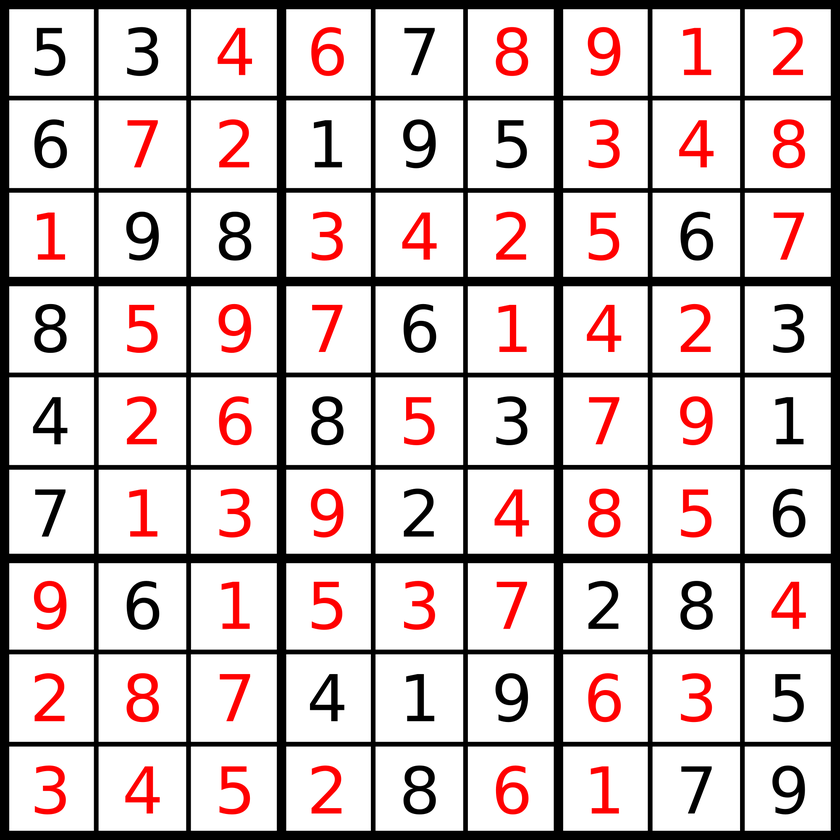
#> input picture Python OpenMP-Image Processsing Project/Jaggu/sudoku.png, 840 x 840 px, shrunk from 2000 x 2000 before the run
$ python houghlines.py
#> lines starting #> are read from the running program, lines starting #| are printed output that depends on the picture; after the words box and inside, x2 and y2 are one past the last pixel; in counts of white or black regions, pixels touching at a corner belong together
import cv2
import numpy as np

img = cv2.imread('sudoku.png')
#> img is the input picture: shape (840, 840, 3); mean B, G, R 199.1, 199.1, 210
gray = cv2.cvtColor(img,cv2.COLOR_BGR2GRAY)
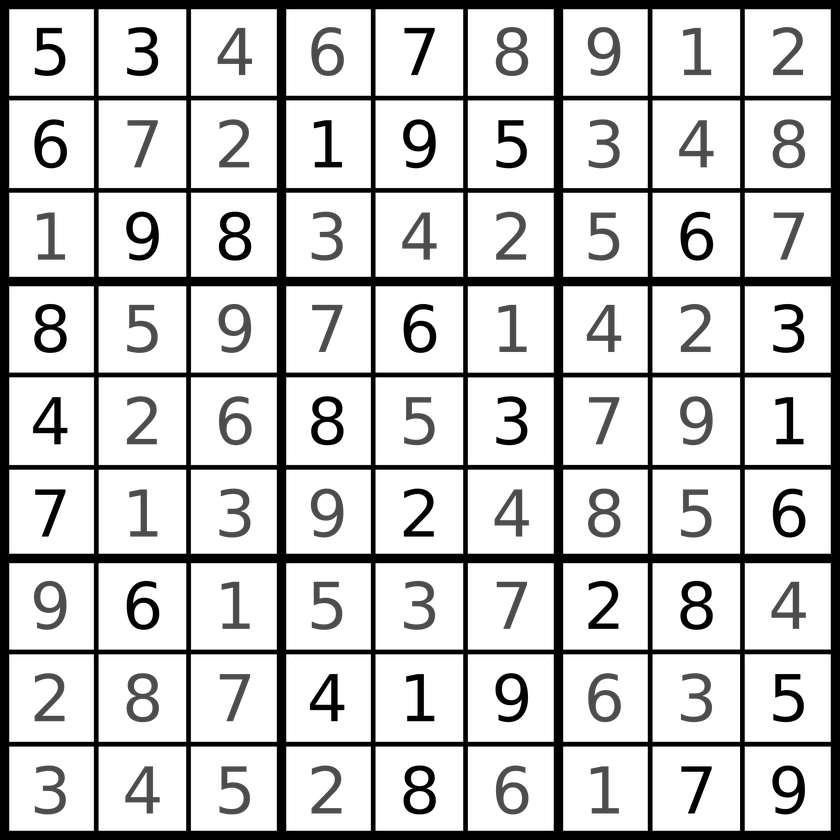
#> gray: shape (840, 840); min 0, max 255, mean 202.3
edges = cv2.Canny(gray,50,150,apertureSize = 3)
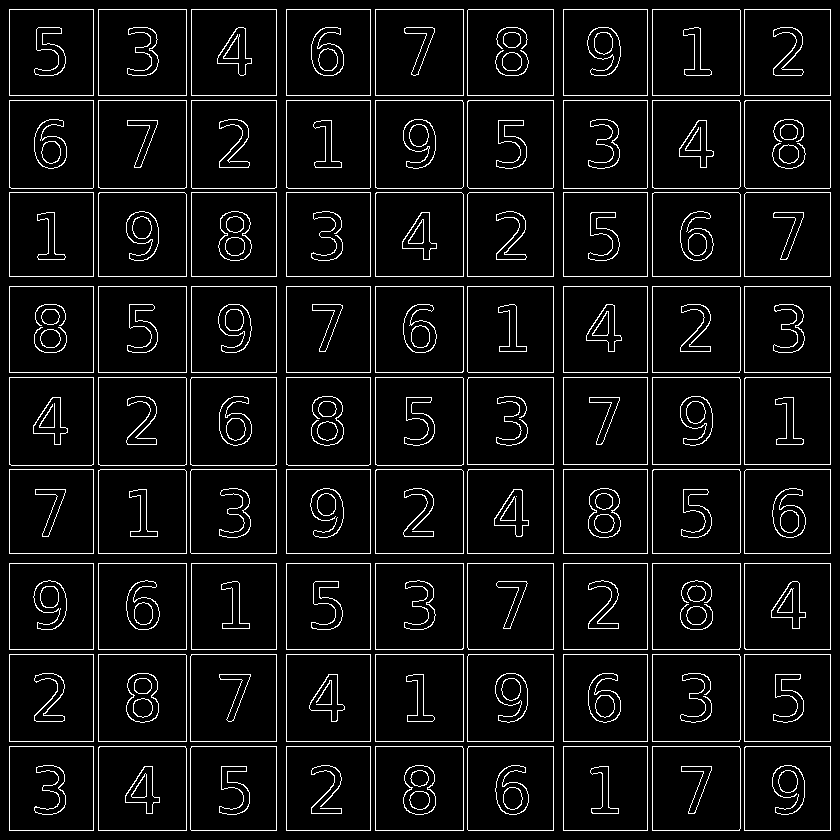
#> edges: shape (840, 840); 6.6% white in thin lines or dots

lines = cv2.HoughLines(edges,10,np.pi/180,200)
#> lines = 2885 rows, first 8: [740, 0], [650, 1.57], [190, 1.57], [650, 0], [190, 0], [750, 0.0175], [90, 1.59], [380, 0.0175]
print(lines)
#> (printed output is left out)


for rho,theta in lines[0]:
    a = np.cos(theta)
    b = np.sin(theta)
    x0 = a*rho
    y0 = b*rho
    x1 = int(x0 + 1000*(-b))
    y1 = int(y0 + 1000*(a))
    x2 = int(x0 - 1000*(-b))
    y2 = int(y0 - 1000*(a))

    cv2.line(img,(x1,y1),(x2,y2),(0,0,255),2)
#> this loop made 1 pass
#> (rho, theta, a, b, x0, y0, x1, y1) on pass 1: (740, 0, 1, 0, 740, 0, 740, 1000)
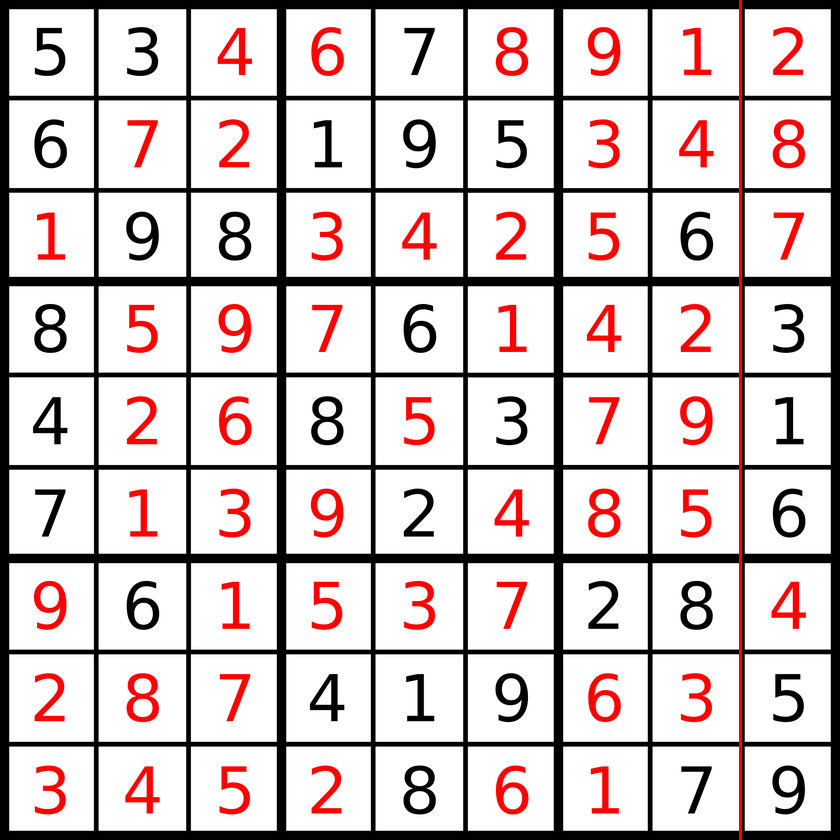
#> img: shape (840, 840, 3); 0.36% of pixels changed, all inside (x1, y1, x2, y2) = (739, 0, 742, 840)

cv2.imwrite('houghlines2.png',img)

$ run again, with Python OpenMP-Image Processsing Project/Jaggu/Tangent_circles.PNG copied over Python OpenMP-Image Processsing Project/Jaggu/sudoku.png
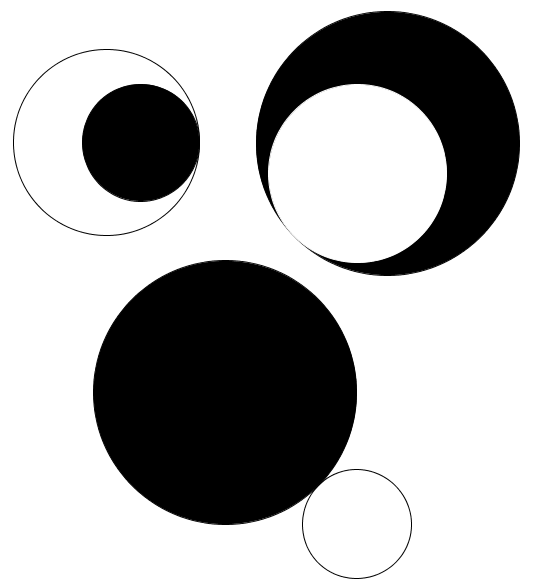
#> input picture Python OpenMP-Image Processsing Project/Jaggu/Tangent_circles.PNG, 533 x 588 px
#> img is the input picture: shape (588, 533, 3); min 0, max 255, mean 176.5
#> `edges = cv2.Canny(gray,50,150,apertureSize = 3)`:
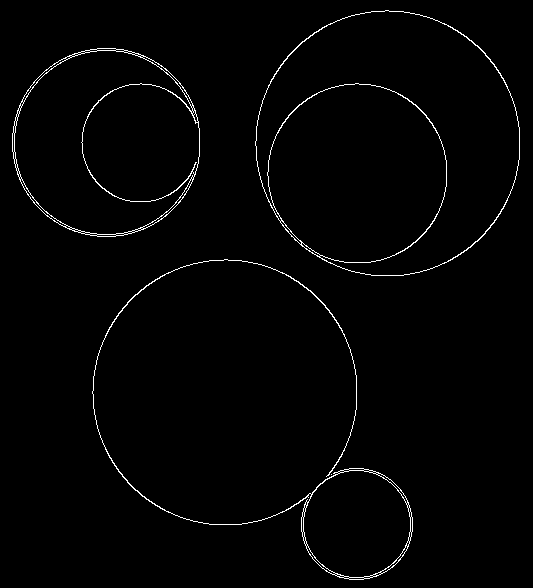
#> edges: shape (588, 533); 1.5% white in thin lines or dots
#> lines = 98 rows, first 8: [-80, 2.46], [-70, 2.43], [260, 0.698], [530, 0.576], [220, 1.68], [-60, 2.39], [-110, 2.64], [-120, 2.65]
#| [[[-8.0000000e+01  2.4609141e+00]]
#|  [[-7.0000000e+01  2.4260077e+00]]
#|  [[ 2.6000000e+02  6.9813168e-01]]
#|  [[ 5.3000000e+02  5.7595867e-01]]
#|  [[ 2.2000000e+02  1.6755161e+00]]
#|  [[-6.0000000e+01  2.3911011e+00]]
#> (further printed lines are left out)
#> the loop `for rho,theta in lines[0]:` made 1 pass
#> (rho, theta, a, b, x0, y0, x1, y1) on pass 1: (-80, 2.46, -0.777, 0.629, 62.17, -50.35, -567, -827)
#> after the loop `for rho,theta in lines[0]:`:
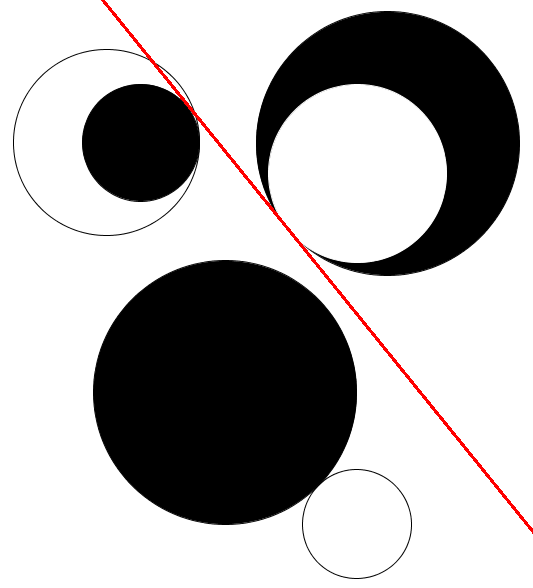
#> img: shape (588, 533, 3); 0.71% of pixels changed, all inside (x1, y1, x2, y2) = (101, 0, 533, 534)

$ run again, with Python OpenMP-Image Processsing Project/Jaggu/circles.jpg saved as Python OpenMP-Image Processsing Project/Jaggu/sudoku.png
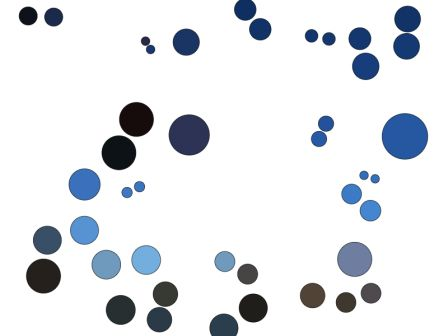
#> input picture Python OpenMP-Image Processsing Project/Jaggu/circles.jpg, 448 x 336 px
#> img is the input picture: shape (336, 448, 3); mean B, G, R 233.5, 229.3, 226.2
#> `edges = cv2.Canny(gray,50,150,apertureSize = 3)`:
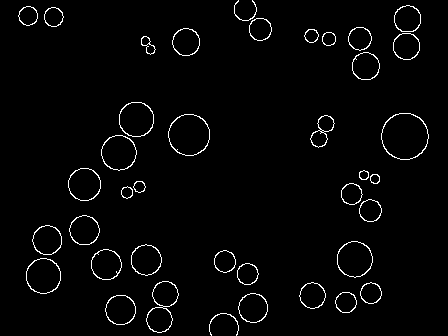
#> edges: shape (336, 448); 2.4% white in thin lines or dots
#> lines = 49 rows, first 8: [230, 1.05], [210, 1.8], [220, 1.76], [400, 0.14], [230, 1.75], [20, 1.61], [20, 1.64], [50, 1.52]
#| [[[ 2.3000000e+02  1.0471976e+00]]
#|  [[ 2.1000000e+02  1.7976891e+00]]
#|  [[ 2.2000000e+02  1.7627826e+00]]
#|  [[ 4.0000000e+02  1.3962634e-01]]
#|  [[ 2.3000000e+02  1.7453293e+00]]
#|  [[ 2.0000000e+01  1.6057029e+00]]
#> (further printed lines are left out)
#> the loop `for rho,theta in lines[0]:` made 1 pass
#> (rho, theta, a, b, x0, y0, x1, y1) on pass 1: (230, 1.05, 0.5, 0.866, 115, 199.2, -751, 699)
#> after the loop `for rho,theta in lines[0]:`:
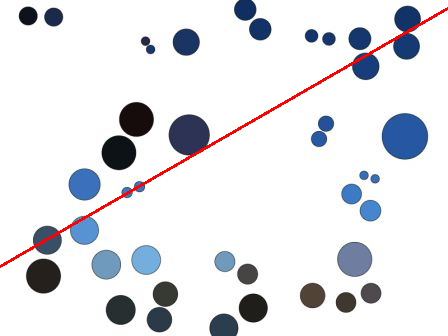
#> img: shape (336, 448, 3); 0.98% of pixels changed, all inside (x1, y1, x2, y2) = (0, 7, 448, 268)
